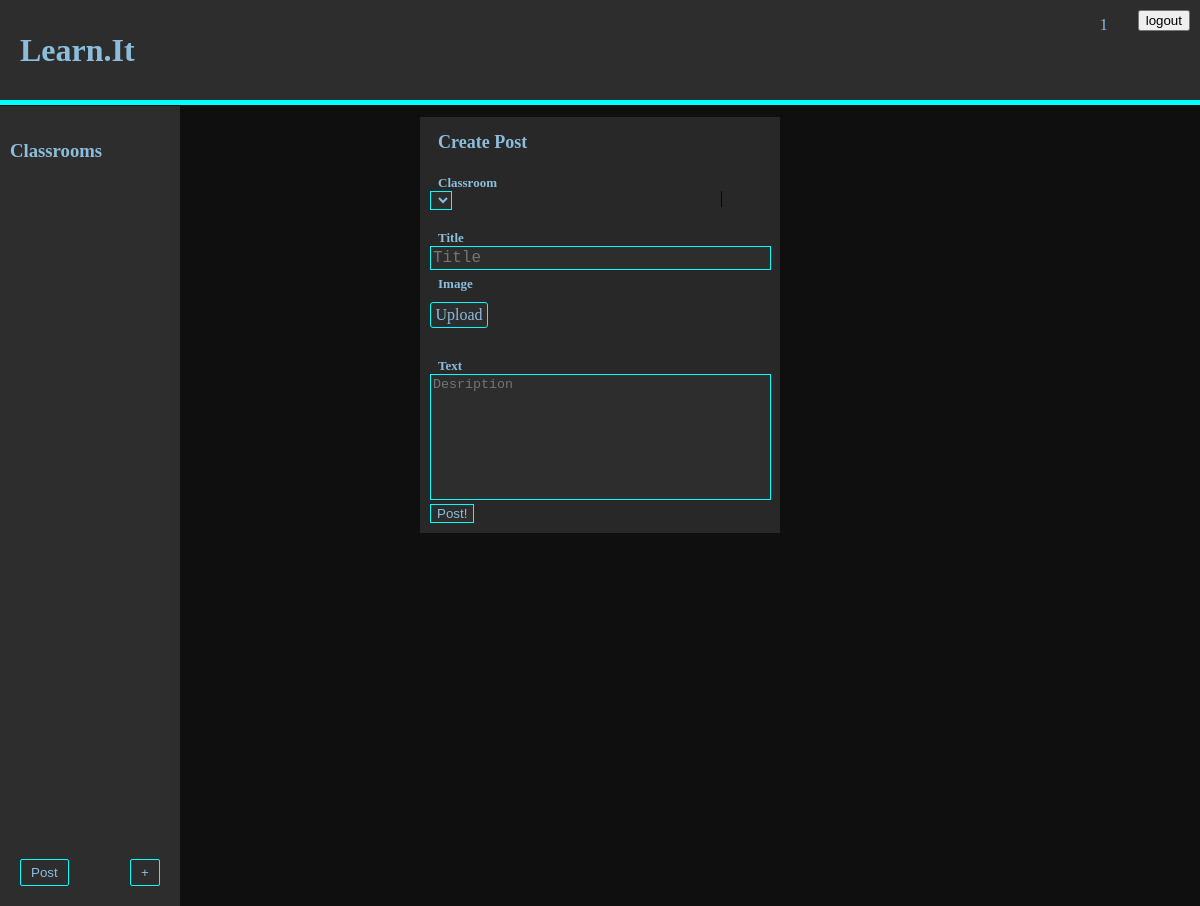
/p (signed in), run on an earlier commit of the app's database.
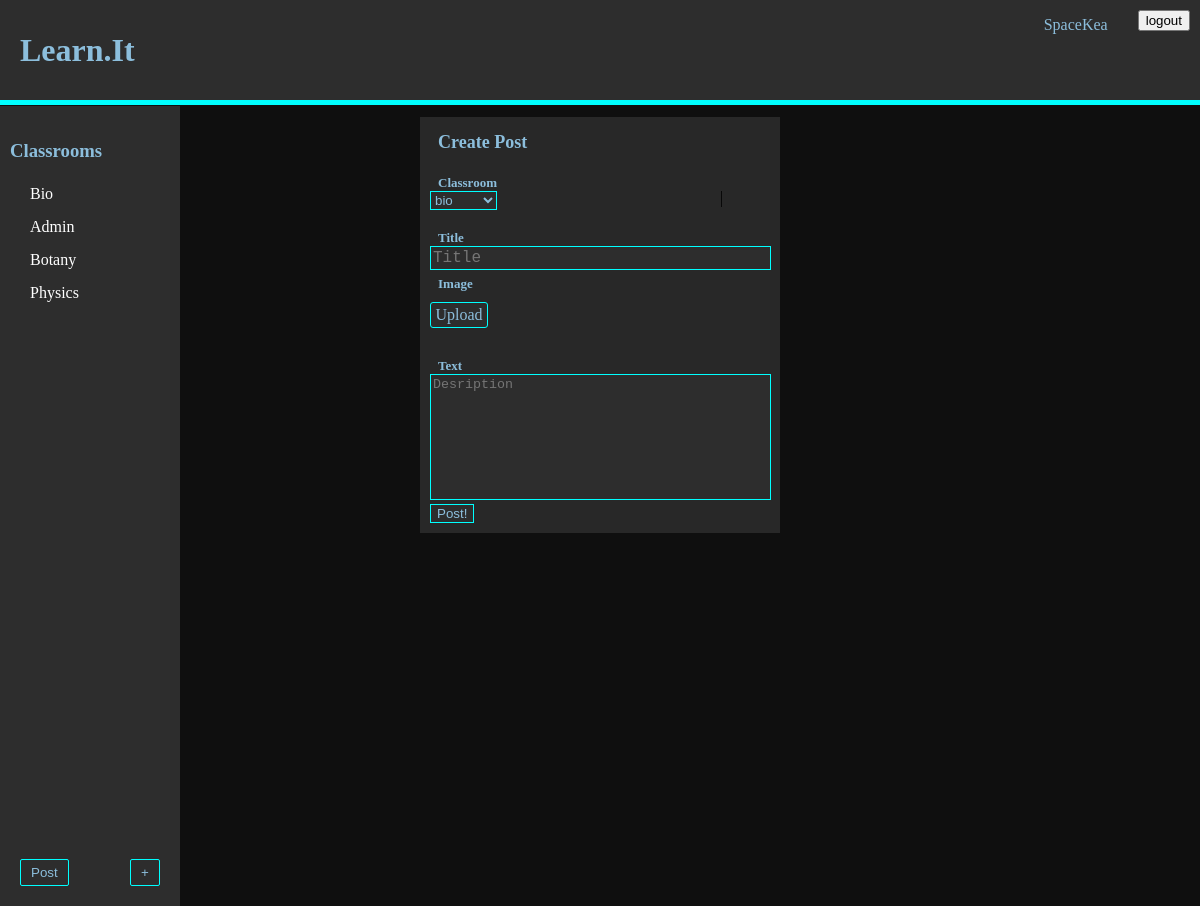
And on a later commit of the database.
### tables this page shows
CREATE TABLE User (id INTEGER PRIMARY KEY, name STRING, description TEXT, salt TEXT, password STRING);

CREATE TABLE User_Classroom (Uid INTEGER REFERENCES User (id), Cid INTEGER REFERENCES classroom (id), Admin BOOLEAN NOT NULL);

CREATE TABLE classroom (id INTEGER PRIMARY KEY, name STRING (25), description TEXT (100), ProPic TEXT);

### main.py (the view)
@app.route("/p")
def Post():
    if session.get("_User") is None:
        return redirect(url_for("main_user"))
    classes = do_query("""select classroom.name, Cid from User_Classroom
                        join classroom ON classroom.id = Cid WHERE Uid = ?;
                        """, (int(session["_User"]),), None)
    id = session["_User"]
    name = do_query("SELECT name from User where id = ?",
                    (session["_User"],), "fetch")
    return render_template("Post.html", title="Post", classrooms=classes,
                           uid=id, user_name=name)

### main.py (called while the page is built)
def do_query(query, data, fetch):
    conn = sqlite3.connect("learnit.db")
    cur = conn.cursor()
    cur.execute(query, data)
    if fetch is None:
        result = cur.fetchall()
    else:
        result = cur.fetchone()
    conn.close()
    return result

### templates/Post.html (shortened to what this page needs)
<!DOCTYPE html>
<html lang="en" dir="ltr">
  <head>
    <link class="jsbin" href="http://ajax.googleapis.com/ajax/libs/jqueryui/1/themes/base/jquery-ui.css" rel="stylesheet" type="text/css" />
  </head>
  <body>
    {%include 'header.html'%}
  {%include 'sidebar.html'%}
    <div class="post">
      <h1 class="post-title">Create Post</h1>
      <br>
      <div class="options">
        <p>|</p>
      </div>
      <h1 class="post-subtext">Classroom</h1><br>
      <form action="/SubmitPost" method="post" enctype="multipart/form-data">
        <select class="class-input" name="classroom" placeholder="Classroom">
          {%for i in classrooms%}
          <option value="{{i[1]}}">{{i[0]}}</option>
          {%endfor%}
        </select>
        <br><br>
        <h1 class="post-subtext">Title</h1><br>
        <textarea name="Title" rows="1" cols="40" maxlength="50" class="title-input" placeholder="Title"></textarea>
        <br> <h1 class="post-subtext">Image</h1><br>
        <div class="fileUpload btn btn-primary">
      <span>Upload</span>
      </div>
        <br>
        <h1 class="post-subtext">Text</h1><br>
        <textarea name="content" rows="8" cols="40" placeholder="Desription" class="text-input"></textarea>
        <input class="submit-input" type="submit" value="Post!">
      </form>
    </div>
  </body>
</html>

### templates/header.html (shortened to what this page needs)
<!DOCTYPE html>
<html lang="en" dir="ltr">
<link rel="stylesheet" href="../static/css/style.css">
  <head>
  </head>
  <body>
    <div class="header">
        <h1 class="title"><a href="/" class="Title-link">Learn.it</a>
        </h1>
        {%if login != "1"%}
        <div class="login-box">
          {%if uid == 0%}
          <br>
          <form class="" action="/login" method="post">
            <input class="login-input" type="text" name="UserName" placeholder="User Name">
            <button type="button" name="button"><a href="sign-up">sign up</a> </button>
            <br><br>
            <input class="login-input" type="password" name="Password" placeholder="Password">
            <input type="submit" name="" value="login">
          </form>
          {%else%}
          <form class="logout" action="/logout" method="post">
            <input type="submit" name="" value="logout">
          </form>
              <p class="loggedin-name">{{user_name[0]}}</p>
          {%endif%}
        </div>
        {%endif%}
    </div>
  </body>
</html>

### templates/sidebar.html (shortened to what this page needs)
<!DOCTYPE html>
<html lang="en" dir="ltr">
<link rel="stylesheet" href="../static/css/style.css">
  <head>
  </head>
  <body>
    <div class="sidebar">
      <a href="/c" class="sidebar-Title"><h3 class="sidebar-Title">Classrooms</h3></a>
      {%for i in classrooms%}
        <a href="/c/{{i[1]}}" class="sidebar-Text">{{i[0]}}</a>
      {%endfor%}
    </div>
    {%if uid != 0%}
    <button type="button" class="make-class-link" style="left:20px" >
      <a href="/p">Post</a>
    </button>
    <button type="button" class="make-class-link" >
      <a href="/make_C">+</a>
    </button>
    {%endif%}
  </body>
</html>

What changed in the data, as far as the page shows it:
changed User: name "1" → "SpaceKea"
added User_Classroom: name "Bio"
added User_Classroom: name "Admin"
added User_Classroom: name "Botany"
added User_Classroom: name "Physics"
Also different on the page:
form field classroom: (not shown) → "bio"
